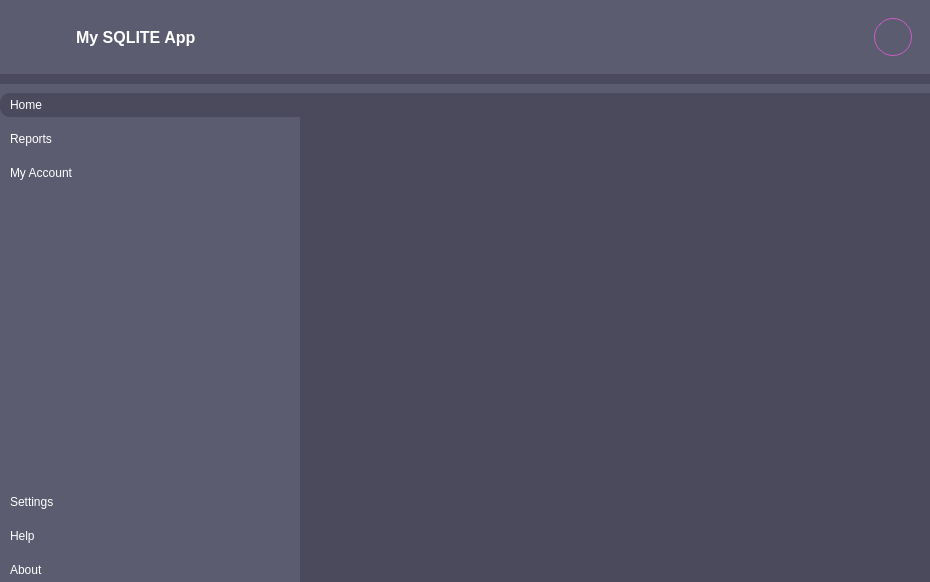
<?xml version="1.0" encoding="UTF-8"?>
<ui version="4.0">
 <class>MainWindow</class>
 <widget class="QMainWindow" name="MainWindow">
  <property name="geometry">
   <rect>
    <x>0</x>
    <y>0</y>
    <width>930</width>
    <height>582</height>
   </rect>
  </property>
  <property name="windowTitle">
   <string>MainWindow</string>
  </property>
  <property name="styleSheet">
   <string notr="true">*{
	border: none;
	background-color: transparent;
	background: transparent;
	padding: 0;
	margin: 0;
	color: #fff
}

#centralwidget, #homeBtn, #mainBodyContent{
	background-color: #4a4a5c;
}

#header, #mainbody{
	background-color: #5c5c70;
}



#btnuser{
	border: 1px solid #cc5bc3;
	border-radius: 19px;
	text-align: center;
}


QPushButton{
	text-align: left;
	padding: 5px 10px;
	border-top-left-radius: 10px;
	border-bottom-left-radius: 10px;
	

}</string>
  </property>
  <widget class="QWidget" name="centralwidget">
   <property name="styleSheet">
    <string notr="true"/>
   </property>
   <layout class="QVBoxLayout" name="verticalLayout">
    <property name="spacing">
     <number>10</number>
    </property>
    <property name="leftMargin">
     <number>0</number>
    </property>
    <property name="topMargin">
     <number>0</number>
    </property>
    <property name="rightMargin">
     <number>0</number>
    </property>
    <property name="bottomMargin">
     <number>0</number>
    </property>
    <item alignment="Qt::AlignTop">
     <widget class="QWidget" name="header" native="true">
      <layout class="QHBoxLayout" name="horizontalLayout">
       <item alignment="Qt::AlignLeft">
        <widget class="QFrame" name="frame_2">
         <property name="frameShape">
          <enum>QFrame::StyledPanel</enum>
         </property>
         <property name="frameShadow">
          <enum>QFrame::Raised</enum>
         </property>
         <layout class="QHBoxLayout" name="horizontalLayout_4">
          <item alignment="Qt::AlignLeft">
           <widget class="QPushButton" name="menuBtn">
            <property name="text">
             <string/>
            </property>
            <property name="icon">
             <iconset resource="../Qss/icons/_icons.qrc">
              <normaloff>:/feather/Icons/feather/align-justify.png</normaloff>:/feather/Icons/feather/align-justify.png</iconset>
            </property>
            <property name="iconSize">
             <size>
              <width>24</width>
              <height>24</height>
             </size>
            </property>
           </widget>
          </item>
          <item>
           <widget class="QLabel" name="label">
            <property name="font">
             <font>
              <pointsize>12</pointsize>
              <bold>true</bold>
             </font>
            </property>
            <property name="text">
             <string>My SQLITE App</string>
            </property>
           </widget>
          </item>
         </layout>
        </widget>
       </item>
       <item alignment="Qt::AlignRight">
        <widget class="QFrame" name="frame">
         <property name="frameShape">
          <enum>QFrame::StyledPanel</enum>
         </property>
         <property name="frameShadow">
          <enum>QFrame::Raised</enum>
         </property>
         <layout class="QHBoxLayout" name="horizontalLayout_3">
          <item>
           <widget class="QPushButton" name="pushButton">
            <property name="text">
             <string/>
            </property>
            <property name="icon">
             <iconset resource="../Qss/icons/_icons.qrc">
              <normaloff>:/feather/Icons/feather/search.png</normaloff>:/feather/Icons/feather/search.png</iconset>
            </property>
            <property name="iconSize">
             <size>
              <width>16</width>
              <height>16</height>
             </size>
            </property>
           </widget>
          </item>
          <item>
           <widget class="QPushButton" name="pushButton_3">
            <property name="text">
             <string/>
            </property>
            <property name="icon">
             <iconset resource="../Qss/icons/_icons.qrc">
              <normaloff>:/feather/Icons/feather/bell.png</normaloff>:/feather/Icons/feather/bell.png</iconset>
            </property>
            <property name="iconSize">
             <size>
              <width>16</width>
              <height>16</height>
             </size>
            </property>
           </widget>
          </item>
          <item>
           <widget class="QPushButton" name="pushButton_2">
            <property name="text">
             <string/>
            </property>
            <property name="icon">
             <iconset resource="../Qss/icons/_icons.qrc">
              <normaloff>:/feather/Icons/feather/activity.png</normaloff>:/feather/Icons/feather/activity.png</iconset>
            </property>
            <property name="iconSize">
             <size>
              <width>16</width>
              <height>16</height>
             </size>
            </property>
           </widget>
          </item>
          <item>
           <widget class="QPushButton" name="btnuser">
            <property name="minimumSize">
             <size>
              <width>38</width>
              <height>38</height>
             </size>
            </property>
            <property name="maximumSize">
             <size>
              <width>38</width>
              <height>38</height>
             </size>
            </property>
            <property name="styleSheet">
             <string notr="true">#btnuser{
	color: white;
}</string>
            </property>
            <property name="text">
             <string/>
            </property>
            <property name="icon">
             <iconset resource="../Qss/icons/_icons.qrc">
              <normaloff>:/feather/Icons/feather/user.png</normaloff>:/feather/Icons/feather/user.png</iconset>
            </property>
            <property name="iconSize">
             <size>
              <width>32</width>
              <height>32</height>
             </size>
            </property>
           </widget>
          </item>
         </layout>
        </widget>
       </item>
      </layout>
     </widget>
    </item>
    <item>
     <widget class="QWidget" name="mainbody" native="true">
      <property name="sizePolicy">
       <sizepolicy hsizetype="Preferred" vsizetype="Expanding">
        <horstretch>0</horstretch>
        <verstretch>0</verstretch>
       </sizepolicy>
      </property>
      <layout class="QHBoxLayout" name="horizontalLayout_2">
       <property name="spacing">
        <number>0</number>
       </property>
       <property name="leftMargin">
        <number>0</number>
       </property>
       <property name="rightMargin">
        <number>0</number>
       </property>
       <property name="bottomMargin">
        <number>0</number>
       </property>
       <item>
        <widget class="QCustomSlideMenu" name="leftMenu" native="true">
         <property name="minimumSize">
          <size>
           <width>300</width>
           <height>0</height>
          </size>
         </property>
         <layout class="QVBoxLayout" name="verticalLayout_3">
          <property name="spacing">
           <number>0</number>
          </property>
          <property name="leftMargin">
           <number>0</number>
          </property>
          <property name="topMargin">
           <number>0</number>
          </property>
          <property name="rightMargin">
           <number>0</number>
          </property>
          <property name="bottomMargin">
           <number>0</number>
          </property>
          <item>
           <widget class="QWidget" name="widget" native="true">
            <layout class="QVBoxLayout" name="verticalLayout_4">
             <property name="leftMargin">
              <number>0</number>
             </property>
             <property name="topMargin">
              <number>0</number>
             </property>
             <property name="rightMargin">
              <number>0</number>
             </property>
             <property name="bottomMargin">
              <number>0</number>
             </property>
             <item>
              <widget class="QFrame" name="frame_3">
               <property name="frameShape">
                <enum>QFrame::StyledPanel</enum>
               </property>
               <property name="frameShadow">
                <enum>QFrame::Raised</enum>
               </property>
               <layout class="QVBoxLayout" name="verticalLayout_5">
                <property name="spacing">
                 <number>10</number>
                </property>
                <property name="leftMargin">
                 <number>0</number>
                </property>
                <property name="topMargin">
                 <number>0</number>
                </property>
                <property name="rightMargin">
                 <number>0</number>
                </property>
                <property name="bottomMargin">
                 <number>0</number>
                </property>
                <item>
                 <widget class="QPushButton" name="homeBtn">
                  <property name="text">
                   <string>Home</string>
                  </property>
                  <property name="icon">
                   <iconset resource="../Qss/icons/_icons.qrc">
                    <normaloff>:/feather/Icons/feather/home.png</normaloff>:/feather/Icons/feather/home.png</iconset>
                  </property>
                 </widget>
                </item>
                <item>
                 <widget class="QPushButton" name="reportsBtn">
                  <property name="text">
                   <string>Reports</string>
                  </property>
                  <property name="icon">
                   <iconset resource="../Qss/icons/_icons.qrc">
                    <normaloff>:/material_design/Icons/material_design/report.png</normaloff>:/material_design/Icons/material_design/report.png</iconset>
                  </property>
                 </widget>
                </item>
                <item>
                 <widget class="QPushButton" name="accountBtn">
                  <property name="text">
                   <string>My Account</string>
                  </property>
                  <property name="icon">
                   <iconset resource="../Qss/icons/_icons.qrc">
                    <normaloff>:/material_design/Icons/material_design/account_circle.png</normaloff>:/material_design/Icons/material_design/account_circle.png</iconset>
                  </property>
                 </widget>
                </item>
               </layout>
              </widget>
             </item>
             <item>
              <spacer name="verticalSpacer">
               <property name="orientation">
                <enum>Qt::Vertical</enum>
               </property>
               <property name="sizeHint" stdset="0">
                <size>
                 <width>20</width>
                 <height>40</height>
                </size>
               </property>
              </spacer>
             </item>
             <item>
              <widget class="QFrame" name="frame_4">
               <property name="frameShape">
                <enum>QFrame::StyledPanel</enum>
               </property>
               <property name="frameShadow">
                <enum>QFrame::Raised</enum>
               </property>
               <layout class="QVBoxLayout" name="verticalLayout_6">
                <property name="spacing">
                 <number>10</number>
                </property>
                <property name="leftMargin">
                 <number>0</number>
                </property>
                <property name="topMargin">
                 <number>0</number>
                </property>
                <property name="rightMargin">
                 <number>0</number>
                </property>
                <property name="bottomMargin">
                 <number>0</number>
                </property>
                <item>
                 <widget class="QPushButton" name="settingsBtn">
                  <property name="text">
                   <string>Settings</string>
                  </property>
                  <property name="icon">
                   <iconset resource="../Qss/icons/_icons.qrc">
                    <normaloff>:/feather/Icons/feather/settings.png</normaloff>:/feather/Icons/feather/settings.png</iconset>
                  </property>
                 </widget>
                </item>
                <item>
                 <widget class="QPushButton" name="helpBtn">
                  <property name="text">
                   <string>Help</string>
                  </property>
                  <property name="icon">
                   <iconset resource="../Qss/icons/_icons.qrc">
                    <normaloff>:/feather/Icons/feather/help-circle.png</normaloff>:/feather/Icons/feather/help-circle.png</iconset>
                  </property>
                 </widget>
                </item>
                <item>
                 <widget class="QPushButton" name="aboutBtn">
                  <property name="text">
                   <string>About</string>
                  </property>
                  <property name="icon">
                   <iconset resource="../Qss/icons/_icons.qrc">
                    <normaloff>:/material_design/Icons/material_design/roundabout_left.png</normaloff>:/material_design/Icons/material_design/roundabout_left.png</iconset>
                  </property>
                 </widget>
                </item>
               </layout>
              </widget>
             </item>
            </layout>
           </widget>
          </item>
         </layout>
        </widget>
       </item>
       <item>
        <widget class="QWidget" name="mainBodyContent" native="true">
         <layout class="QVBoxLayout" name="verticalLayout_2">
          <item>
           <widget class="QStackedWidget" name="stackedWidget">
            <widget class="QWidget" name="page"/>
            <widget class="QWidget" name="page_2"/>
           </widget>
          </item>
         </layout>
        </widget>
       </item>
       <item>
        <widget class="QWidget" name="rightMenu" native="true"/>
       </item>
      </layout>
     </widget>
    </item>
   </layout>
  </widget>
 </widget>
 <customwidgets>
  <customwidget>
   <class>QCustomSlideMenu</class>
   <extends>QWidget</extends>
   <header location="global">Custom_Widgets.Widgets.h</header>
   <container>1</container>
  </customwidget>
 </customwidgets>
 <resources>
  <include location="../Qss/icons/_icons.qrc"/>
 </resources>
 <connections/>
</ui>
